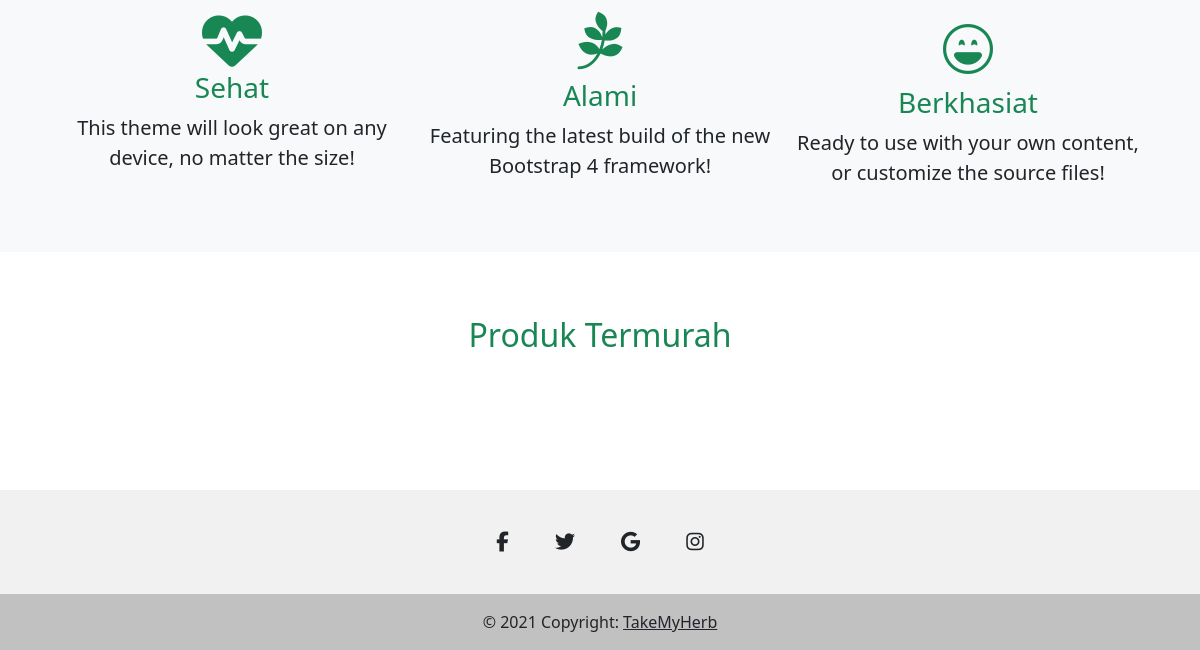
Page /landingpage.php (lower part) on the earlier database version.
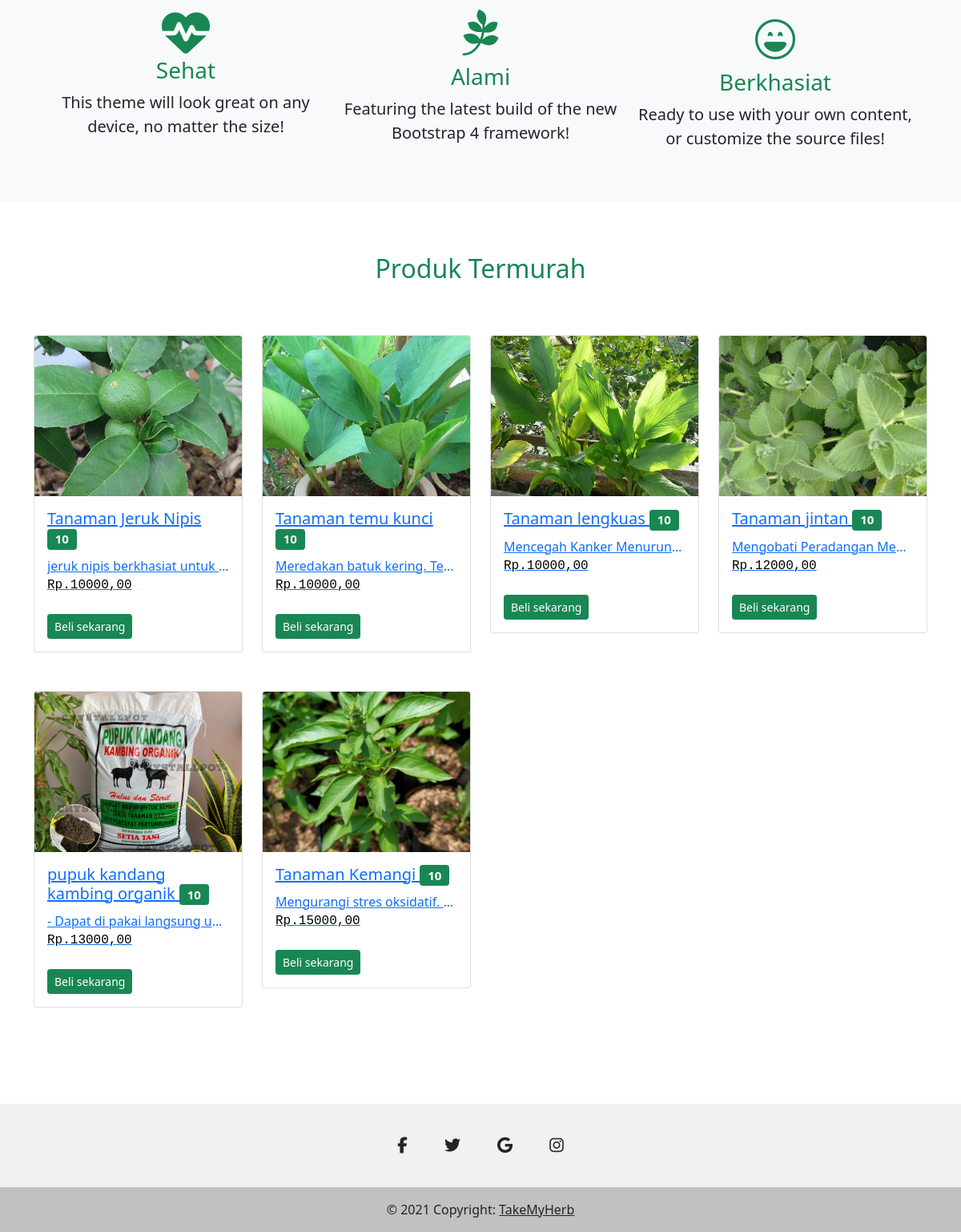
Same page on the later database version.
### tables this page shows
CREATE TABLE `produk` (
  `id_produk` int(11) NOT NULL,
  `nama_produk` varchar(100) DEFAULT NULL,
  `manfaat` varchar(200) DEFAULT NULL,
  `harga` int(11) DEFAULT NULL,
  `deskripsi` varchar(500) DEFAULT NULL,
  `tgl_ditambahkan` datetime DEFAULT current_timestamp(),
  `stok` int(11) DEFAULT NULL,
  `foto` char(100) DEFAULT NULL,
  `tipe` enum('Benih','Bibit','Alat','Pupuk') DEFAULT NULL
);

### config.php (called while the page is built, shortened)
<?php
$koneksi = mysqli_connect("localhost", "root", "", "takemyherb");
function query($query){
    global $koneksi;
    $result = mysqli_query($koneksi, $query);
    $rows = [];
    while($row = mysqli_fetch_assoc($result) ){
        $rows[] = $row;
    }
    return $rows;
}
?>

### landingpage.php (the view, shortened to what this page needs)
<?php
    require('config.php');
    $low_price_products = query("SELECT * FROM produk ORDER BY harga ASC LIMIT 6");
?>
<!DOCTYPE html>
<html lang="en">
<head>
    <link rel="stylesheet" href="https://cdn.jsdelivr.net/npm/bootstrap-icons@1.7.2/font/bootstrap-icons.css">
    <link href="https://cdn.jsdelivr.net/npm/bootstrap@5.1.3/dist/css/bootstrap.min.css" rel="stylesheet">
    <link rel="stylesheet" href="css/style.css">
</head>
<body>
    <section class="text-center bg-light features-icons p-5">
        <div class="container">
            <div class="p-3">
            </div>
            <div class="row">
                <div class="col-lg-4">
                    <div class="mx-auto features-icons-item mb-5 mb-lg-0 mb-lg-3">
                        <div class="d-flex features-icons-icon">
                            <i style="font-size:60px; text-align:center; margin:auto;" class="fa fa-heartbeat text-success"></i>
                        </div>
                        <h3 class="text-success">Sehat</h3>
                        <p class="lead mb-0">This theme will look great on any device, no matter the size!</p>
                    </div>
                </div>
                <div class="col-lg-4">
                    <div class="mx-auto features-icons-item mb-5 mb-lg-0 mb-lg-3">
                        <div class="d-flex features-icons-icon pb-2">
                            <i style="font-size:60px; text-align:center; margin:auto;" class="fa fa-pagelines text-success"></i>
                        </div>
                        <h3 class="text-success">Alami</h3>
                        <p class="lead mb-0">Featuring the latest build of the new Bootstrap 4 framework!</p>
                    </div>
                </div>
                <div class="col-lg-4">
                    <div class="mx-auto features-icons-item mb-7 mb-lg-0 mb-lg-3">
                        <div class="d-flex features-icons-icon">
                            <i style="font-size:50px; text-align:center; margin:auto;" class="bi bi-emoji-laughing text-success"></i>
                        </div>
                        <h3 class="text-success">Berkhasiat</h3>
                        <p class="lead mb-0">Ready to use with your own content, or customize the source files!</p>
                    </div>
                </div>
            </div>
        </div>
    </section>
    <div class="container-fluid py-5">
        <div class="container">
            <div class="p-3">
                <h2 class="mb-5 text-success text-center">Produk Termurah</h2>
            </div>
            <div class="col-12 mb-4">
                <div class="row">
                    <div class="col-lg-12 col-md-8 ">
                        <div class="row">
                        <?php
                        foreach($low_price_products as $row) : ?>
                        <div class="col-lg-3 col-md-4 col-sm-6 mb-5">
                            <a href="detailproduk.php?id_produk=<?=$row["id_produk"]?>" class="test">
                            <div class="card ">
                                <img src="img/<?=$row["foto"]; ?>.jpg" class="card-img-top" style="height: 200px; object-fit: cover;"  alt="<?=$row["nama_produk"]; ?>">
                                <div class="card-body">
                                    <h5 class="card-title"><?=$row["nama_produk"]; ?>
                                        <span class="badge bg-success rectangle-pill"><?=$row["stok"]; ?></span>
                                    </h5>
                                    <div class="text-truncate">
                                        <?=$row["deskripsi"]; ?>
                                    </div>
                                    <p class="font-monospace text-black"> Rp.<?=$row["harga"]; ?>,00</p>
                                    <a href="index.php">
                                        <button class="btn btn-success btn-sm mt-2" value="Checkout" name="checkout"> Beli sekarang </button>
                                    </a>
                                </div>
                                </div>
                                </a>
                            </div>
                        <?php endforeach; ?>
                        </div>
                    </div>
                </div>
            </div>
        </div>
    </div>
        <footer class="text-center text-white" style="background-color: #f1f1f1;">
        <div class="container pt-4">
            <section class="mb-4">
            <a
                class="btn btn-link btn-floating btn-lg text-dark m-1"
                href="#!"
                role="button"
                data-mdb-ripple-color="dark"
                ><i class="fa fa-facebook-f"></i
            ></a>
            <a
                class="btn btn-link btn-floating btn-lg text-dark m-1"
                href="#!"
                role="button"
                data-mdb-ripple-color="dark"
                ><i class="fa fa-twitter"></i
            ></a>
            <a
                class="btn btn-link btn-floating btn-lg text-dark m-1"
                href="#!"
                role="button"
                data-mdb-ripple-color="dark"
                ><i class="fa fa-google"></i
            ></a>
            <a
                class="btn btn-link btn-floating btn-lg text-dark m-1"
                href="#!"
                role="button"
                data-mdb-ripple-color="dark"
                ><i class="fa fa-instagram"></i
            ></a>
        </div>
        <div class="text-center fs-6 text-dark mt-2 p-3" style="background-color: rgba(0, 0, 0, 0.2);">
            © 2021 Copyright:
            <a class="text-dark" href="https://mdbootstrap.com/">TakeMyHerb</a>
        </div>
        </footer>
</body>
</html>

Differences in the rows shown:
added produk: foto (picture), nama_produk "Tanaman Jeruk Nipis", stok "10", deskripsi "jeruk nipis berkhasiat untuk…", harga "10000"
added produk: foto (picture), nama_produk "Tanaman temu kunci", stok "10", deskripsi "Meredakan batuk kering. Te…", harga "10000"
added produk: foto (picture), nama_produk "Tanaman lengkuas", stok "10", deskripsi "Mencegah Kanker Menurun…", harga "10000"
added produk: foto (picture), nama_produk "Tanaman jintan", stok "10", deskripsi "Mengobati Peradangan Me…", harga "12000"
added produk: foto (picture), nama_produk "pupuk kandang kambing organik", stok "10", deskripsi "- Dapat di pakai langsung u…", harga "13000"
added produk: foto (picture), nama_produk "Tanaman Kemangi", stok "10", deskripsi "Mengurangi stres oksidatif.…", harga "15000"
